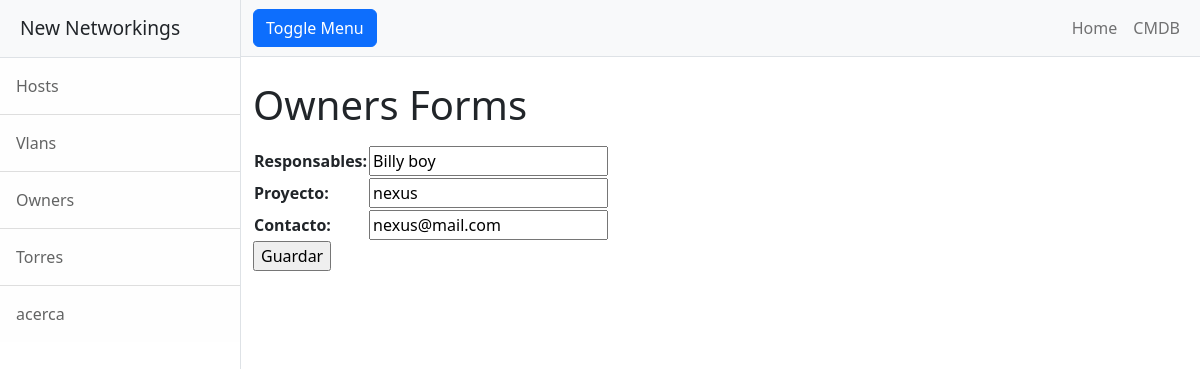
The app's page /ownersUpdate/1/ with its own data.
### entidades/models.py (models this page shows, shortened)
class Owners(models.Model):
    responsables = models.CharField(max_length=60)
    proyecto = models.CharField(max_length=60)
    contacto = models.CharField(max_length=60)

### entidades/views.py (the view)
# urls.py: path('ownersUpdate/<int:pk>/', OwnersUpdate.as_view(), name="ownersUpdate"),
class OwnersUpdate(UpdateView):
    model = Owners
    fields = ["responsables", "proyecto", "contacto"]
    success_url = reverse_lazy("owners")

### entidades/templates/entidades/owners_form.html (shortened to what this page needs)
{% extends "entidades/index.html" %}
{% block titulo %}
 <h1 class="mt-4"> Owners Forms</h1>
{% endblock titulo %}
{% block contenido %}
<form action="" method="post">
    <table>
        {{ form.as_table }}
    </table>
    <input type="submit" value="Guardar">
</form>
{% endblock contenido %}

### records on screen
Owners: responsables "Billy boy", proyecto "nexus", contacto "nexus@mail.com"
